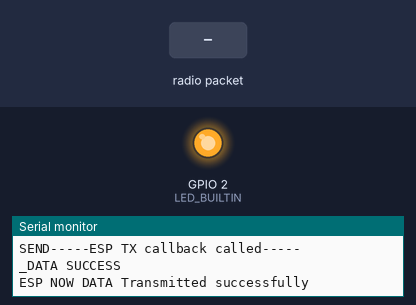
This sketch was run on a simulated ESP8266 (NodeMCU). Shown: output pins drawn as LEDs (lit = HIGH, except the on-board LED, lit = LOW), the last lines printed to the serial monitor. The test bench sets the inputs (shaded band).

Above: at 2.3 s.
2.4 s: radio packet "0" arrives
At 2.8 s:
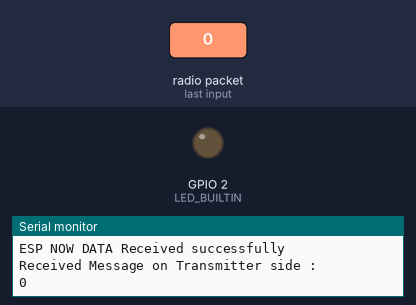
3.9 s: radio packet "129" arrives
At 5.1 s:
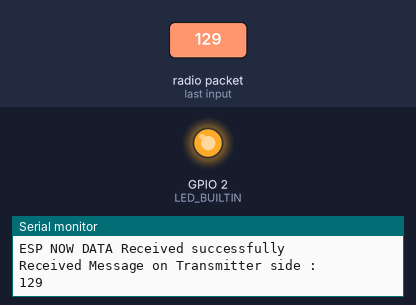
5.4 s: radio packet "5" arrives
At 6.3 s:
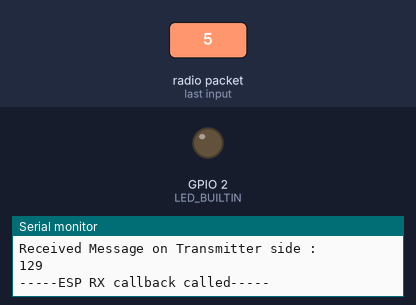
Timing chart, 0 to 8.4 s (numbered marks = the images above; inputs shaded):
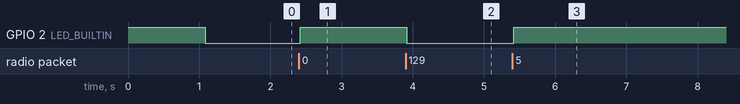

Measured:
- after the input at 2.4 s, GPIO 2 (LED_BUILTIN): LOW → HIGH at once
- after the input at 3.9 s, GPIO 2 (LED_BUILTIN): HIGH → LOW at once
- after the input at 5.4 s, GPIO 2 (LED_BUILTIN): LOW → HIGH at once

The sketch:

ESP_NOW_transmit.ino
```cpp
#include <ESP8266WiFi.h>
#include <espnow.h>

//#define ESP_NOW_TRANSMITTER     1
//#define ESP_NOW_RECEIVER        1
#define ESP_NOW_BOTH            1

const uint8_t RECEIVER_MAC_ADDRESS[] = {0};
const uint8_t TRANSMITTER_MAC_ADDRESS[] = {0};

char msg_content[] = "Hello from Transmitter!";
uint8_t hand_shaken_cnt = 1;
char send_msg[30] = "";
char recv_msg[30] = "";
uint32_t recv_msg_len = 0;
bool esp_now_rx_flag = false;
bool esp_now_tx_flag = false;


void esp_success_display(String func);
void esp_error_display(void);
void wifi_station_init(void);
void esp_now_initialization(void);
/*
  Return Code  Symbolic Name Meaning
   0 ESP_OK  Operation successful
  -1  ESP_FAIL  Generic failure (e.g., peer not found, send queue full)
  -2  ESP_ERR_NO_MEM  Out of memory (heap allocation failed)
  -3  ESP_ERR_INVALID_ARG Invalid argument passed (e.g., null pointers, wrong data length)
  -4  ESP_ERR_INVALID_STATE ESP-NOW not initialized or Wi-Fi not in STA/AP mode
  -5  ESP_ERR_NOT_FOUND Peer not found (when calling esp_now_del_peer or esp_now_send)
  -6  ESP_ERR_NO_PEER No peer has been added yet (send will fail)
  -7  ESP_ERR_INTERNAL  Internal error (unexpected behavior or corrupted control block)
  -8  ESP_ERR_UNSUPPORTED Operation not supported in current configuration
*/

#if defined(ESP_NOW_TRANSMITTER) || defined (ESP_NOW_BOTH)
void esp_now_tx_callback(uint8_t * mac_address, uint8_t transmit_status)
{
  esp_now_tx_flag = true;
  Serial.println("-----ESP TX callback called-----");
  digitalWrite(LED_BUILTIN, !digitalRead(LED_BUILTIN));
}
#endif

#if defined(ESP_NOW_RECEIVER) || defined (ESP_NOW_BOTH)
void esp_now_rx_callback(uint8_t * mac_address, uint8_t * recv_data, uint8_t len)
{
  esp_now_rx_flag = true;
  Serial.println("-----ESP RX callback called-----");
  digitalWrite(LED_BUILTIN, !digitalRead(LED_BUILTIN));
  recv_msg_len = len;
  memcpy((char*)recv_msg, (char*)recv_data, len);
}
#endif


int8_t esp_error = 0;
void esp_error_display(void)
{
  switch (esp_error)
  {
    case -1:
      Serial.println("ESP_FAIL  Generic failure (e.g., peer not found, send queue full)");
      break;
    case -2:
      Serial.println("ESP_ERR_NO_MEM  Out of memory (heap allocation failed)");
      break;
    case -3:
      Serial.println("ESP_ERR_INVALID_ARG Invalid argument passed (e.g., null pointers, wrong data length)");
      break;
    case -4:
      Serial.println("ESP_ERR_INVALID_STATE ESP-NOW not initialized or Wi-Fi not in STA/AP mode");
      break;
    case -5:
      Serial.println("ESP_ERR_NOT_FOUND Peer not found (when calling esp_now_del_peer or esp_now_send)");
      break;
    case -6:
      Serial.println("ESP_ERR_NO_PEER No peer has been added yet (send will fail)");
      break;
    case -7:
      Serial.println("ESP_ERR_INTERNAL  Internal error (unexpected behavior or corrupted control block)");
      break;
    case -8:
      Serial.println("ESP_ERR_UNSUPPORTED Operation not supported in current configuration");
      break;
  }
}
void esp_success_display(String func)
{
  Serial.print(func);
  Serial.print(" ");
  Serial.println("SUCCESS");
}
void setup() {
  // put your setup code here, to run once:
  Serial.begin(9600);
  pinMode(LED_BUILTIN, OUTPUT);
  digitalWrite(LED_BUILTIN, HIGH  );
  wifi_station_init(); // WiFi access point initialization
  esp_now_initialization(); // ESP NOW initialization

  uint8_t len = strlen(msg_content);
  Serial.println(len);
  memcpy((char*)send_msg, (char*)msg_content, len);
  int size = snprintf((char*)&send_msg[len], sizeof(send_msg) - len, "%d", hand_shaken_cnt);
  esp_error = esp_now_send((uint8_t*)RECEIVER_MAC_ADDRESS, (uint8_t*)send_msg, size + len + 1);
  (esp_error == 0) ? esp_success_display("SEND_DATA") : esp_error_display();

}

void loop() {
  // put your main code here, to run repeatedly:
  if (esp_now_tx_flag == true)
  {
    esp_now_tx_flag = false;
    Serial.println("ESP NOW DATA Transmitted successfully");
  }
  if (esp_now_rx_flag == true)
  {
    esp_now_rx_flag = false;
    Serial.println("ESP NOW DATA Received successfully");
    Serial.println("Received Message on Transmitter side : ");
    Serial.println(recv_msg);
    delay(2000);
    char *ch = strchr(recv_msg, '!');
    if (ch != NULL)
    {
      hand_shaken_cnt = atoi((ch + 1));
      uint8_t len = strlen(msg_content);
      memcpy((char*)send_msg, (char*)msg_content, len);
      if (++hand_shaken_cnt == 129)
      {
        hand_shaken_cnt = 0;
      }
      int size = snprintf((char*)&send_msg[len], sizeof(send_msg) - len, "%d", hand_shaken_cnt);
      Serial.println("Transmitting Message on Transmitter side: ");
      Serial.println(send_msg);
      esp_error = esp_now_send((uint8_t*)RECEIVER_MAC_ADDRESS, (uint8_t*)send_msg, size + len + 1);
      (esp_error == 0) ? esp_success_display("SEND_DATA") : esp_error_display();
    }
  }
//  delay(5000);
}
void wifi_station_init(void)
{
  Serial.println("*****WIFI - STATION MODE*****");
  WiFi.mode(WIFI_STA);
  WiFi.disconnect();
}
void esp_now_initialization(void)
{
  Serial.println("ESP COMBO - TRANSMITTER");
  delay(1000);
  /********************ESP NOW initialization********************/
  uint8_t esp_now_fail_cnt = 0;
  while (esp_now_fail_cnt < 5)
  {
    if (esp_now_init() == 0)
    {
      Serial.println("ESP NOW initialized successfully");
      break;
    }
    esp_now_fail_cnt++;
    if (esp_now_fail_cnt == 5)
    {
      Serial.println("ESP NOW initialization failure");
    }
  }


#ifdef ESP_NOW_TRANSMITTER
  /********************ESP NOW Role setting & Peer Addition********************/
  esp_now_set_self_role(ESP_NOW_ROLE_CONTROLLER);
  esp_error = esp_now_add_peer((uint8_t*)RECEIVER_MAC_ADDR, ESP_NOW_ROLE_CONTROLLER, 0, NULL, 0);
  (esp_error == 0) ? esp_success_display("PEER_ADDITION") : esp_error_display();
  /********************ESP NOW Send finished callback function registration********************/
  esp_error = esp_now_register_send_cb(esp_now_tx_callback);
  (esp_error == 0) ? esp_success_display("SEND_CALLBACK") : esp_error_display();

#elif ESP_NOW_RECEIVER
  /********************ESP NOW Role setting********************/
  esp_now_set_self_role(ESP_NOW_ROLE_SLAVE);
  /********************ESP NOW receive finished callback function registration********************/
  esp_error = esp_now_register_recv_cb(esp_now_rx_callback);
  (esp_error == 0) ? esp_success_display("RECEIVE_CALLBACK") : esp_error_display();

#elif ESP_NOW_BOTH
  /********************ESP NOW Role setting & Peer Addition********************/
  esp_now_set_self_role(ESP_NOW_ROLE_COMBO);
  esp_error = esp_now_add_peer((uint8_t*)RECEIVER_MAC_ADDRESS, ESP_NOW_ROLE_COMBO, 0, NULL, 0);
  (esp_error == 0) ? esp_success_display("PEER_ADDITION") : esp_error_display();

  /********************ESP NOW both send finished & receive finished callback function registration********************/
  esp_error = esp_now_register_send_cb(esp_now_tx_callback);
  (esp_error == 0) ? esp_success_display("SEND_CALLBACK") : esp_error_display();
  esp_error = esp_now_register_recv_cb(esp_now_rx_callback);
  (esp_error == 0) ? esp_success_display("RECEIVE_CALLBACK") : esp_error_display();
#endif

}
```
